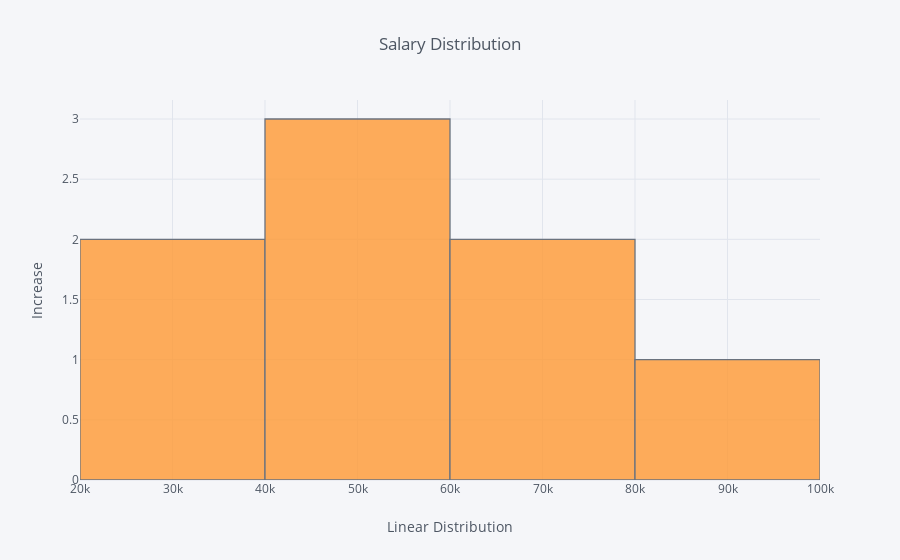

This figure's notebook cell:
### Code cell
import plotly.plotly as py
import plotly.graph_objs as go
from plotly.offline import iplot
import cufflinks
cufflinks.go_offline()

Frame['compensation'].iplot(kind='hist', xTitle='Linear Distribution',
                  yTitle='Increase', title='Salary Distribution')

diff = Frame['compensation'].diff().hist()
print('Дискретная разность: ', diff)
compensation_mean = Frame.get('compensation')
print('Средняя З/П: ',compensation_mean.mean())

### Figure 1 — Plotly figure (JSON) as saved in the notebook; plotly's stock layout.template omitted (floating-point values rounded to 4 significant figures)
{"data": [{"histfunc": "count", "histnorm": "", "marker": {"color": "rgba(255, 153, 51, 1.0)", "line": {"color": "#4D5663", "width": 1.3}}, "name": "compensation", "opacity": 0.8, "orientation": "v", "type": "histogram", "uid": "a8d8fabd-9945-46f1-a16f-c29201ee3475", "x": [30000, null, 55000, 52500, 60000, 70000, 50000, 33000, 95000, null, null, null, null, null]}], "layout": {"barmode": "overlay", "legend": {"bgcolor": "#F5F6F9", "font": {"color": "#4D5663"}}, "paper_bgcolor": "#F5F6F9", "plot_bgcolor": "#F5F6F9", "title": {"font": {"color": "#4D5663"}, "text": "Salary Distribution"}, "xaxis": {"gridcolor": "#E1E5ED", "showgrid": true, "tickfont": {"color": "#4D5663"}, "title": {"font": {"color": "#4D5663"}, "text": "Linear Distribution"}, "zerolinecolor": "#E1E5ED"}, "yaxis": {"gridcolor": "#E1E5ED", "showgrid": true, "tickfont": {"color": "#4D5663"}, "title": {"font": {"color": "#4D5663"}, "text": "Increase"}, "zerolinecolor": "#E1E5ED"}}}
